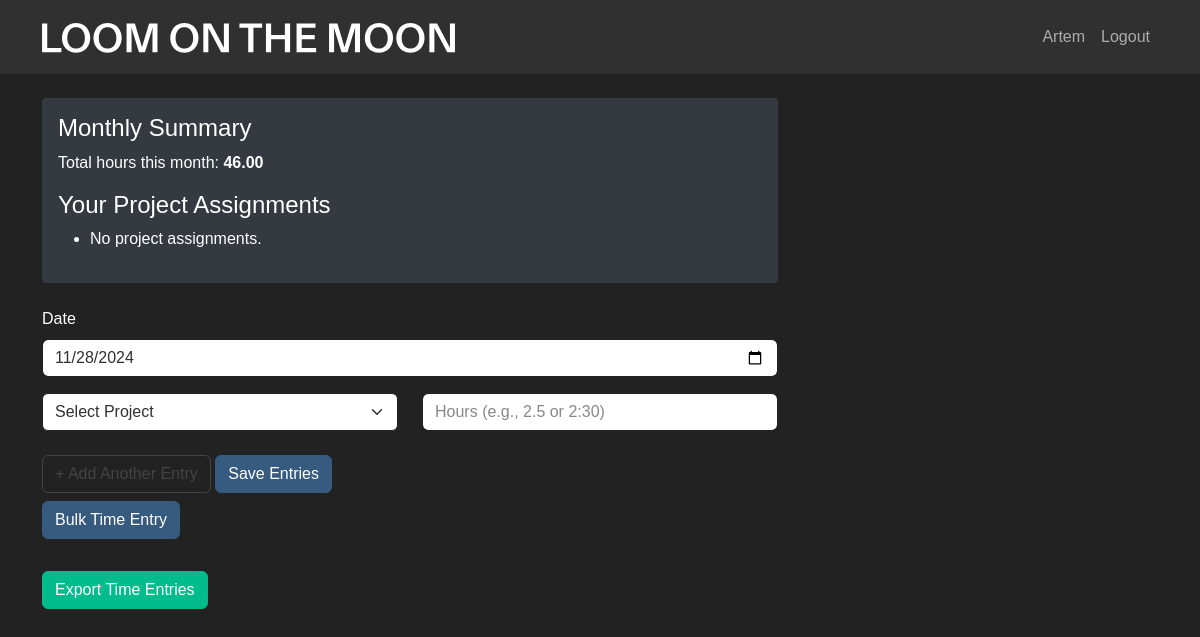
/ (signed in), run on an earlier commit of the app's database.
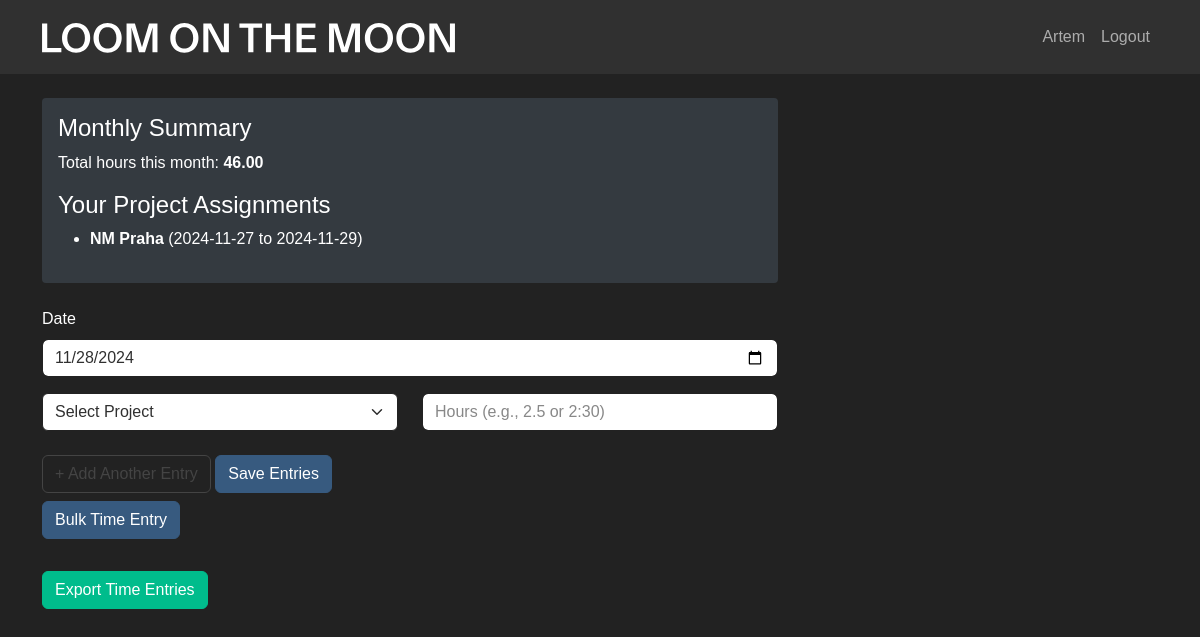
And on a later commit of the database.
### app/models.py (models this page shows)
class User(UserMixin, db.Model):
    id = db.Column(db.Integer, primary_key=True)
    username = db.Column(db.String(80), unique=True, nullable=False)
    password = db.Column(db.String(120), nullable=False)
    is_admin = db.Column(db.Boolean, default=False)
    is_active = db.Column(db.Boolean, default=True)  # New field
    time_entries = db.relationship('TimeEntry', backref='user', lazy=True)

class ProjectAssignment(db.Model):
    __tablename__ = 'project_assignment'
    id = db.Column(db.Integer, primary_key=True)
    user_id = db.Column(db.Integer, db.ForeignKey('user.id'), nullable=False)
    project_id = db.Column(db.Integer, db.ForeignKey('project.id'), nullable=False)
    start_date = db.Column(db.Date, nullable=False)
    end_date = db.Column(db.Date, nullable=False)
    user = db.relationship('User', backref=db.backref('assignments', cascade='all, delete-orphan'))
    project = db.relationship('Project', backref=db.backref('assignments', cascade='all, delete-orphan'))

class Project(db.Model):
    id = db.Column(db.Integer, primary_key=True)
    name = db.Column(db.String(100), unique=True, nullable=False)
    deadline = db.Column(db.Date, nullable=True)
    is_active = db.Column(db.Boolean, default=True)  # New field
    time_entries = db.relationship('TimeEntry', backref='project', lazy=True)

### app/main.py (the view)
@main.route('/')
@login_required
def index():
    if current_user.is_admin:
        projects = Project.query.all()
        users = User.query.all()
    else:
        projects = Project.query.filter_by(is_active=True).all()
        users = None
    current_month_hours = TimeEntry.query \
        .filter(TimeEntry.user_id == current_user.id) \
        .filter(extract('month', TimeEntry.date) == datetime.now().month) \
        .with_entities(func.sum(TimeEntry.hours)) \
        .scalar() or 0
    today = datetime.now().date()
    user_assignments = ProjectAssignment.query\
        .filter_by(user_id=current_user.id)\
        .filter(ProjectAssignment.start_date <= today)\
        .filter(ProjectAssignment.end_date >= today)\
        .all()
    return render_template(
        'index.html',
        projects=projects,
        users=users,
        current_month_hours=current_month_hours,
        user_assignments=user_assignments
    )

### app/__init__.py (called while the page is built)
def create_app():
    app = Flask(__name__)
    app.config['SECRET_KEY'] = 'your-secret-key-here'  # Change this in production
    app.config['SQLALCHEMY_DATABASE_URI'] = 'sqlite:///timetracker.db'
    db.init_app(app)
    login_manager.init_app(app)
    login_manager.login_view = 'auth.login'
    migrate.init_app(app, db)
    from .models import User
    @login_manager.user_loader
    def load_user(user_id):
        return User.query.get(int(user_id))
    from .auth import auth as auth_blueprint
    from .main import main as main_blueprint
    app.register_blueprint(auth_blueprint)
    app.register_blueprint(main_blueprint)
    with app.app_context():
        db.create_all()
    return app

### app/templates/index.html (shortened to what this page needs)
{% extends "base.html" %}
{% block content %}
<div class="row">
    <div class="col-md-8">
        <div class="monthly-summary">
            <h4>Monthly Summary</h4>
            <p>Total hours this month: <strong>{{ "%.2f"|format(current_month_hours) }}</strong></p>
            <h4>Your Project Assignments</h4>
            <ul>
                {% for assignment in user_assignments %}
                <li>
                    <strong>{{ assignment.project.name }}</strong>
                    ({{ assignment.start_date.strftime('%Y-%m-%d') }} to {{ assignment.end_date.strftime('%Y-%m-%d') }})
                </li>
                {% else %}
                <li>No project assignments.</li>
                {% endfor %}
            </ul>
        </div>
        <form id="timeEntryForm">
            <div class="mb-3">
                <label for="entry-date" class="form-label">Date</label>
                <input type="date" class="form-control" id="entry-date" required>
            </div>
            <div id="entries-container">
                <div class="entry-row row">
                    <div class="col-md-6">
                        <select class="form-select project-select" required>
                            <option value="">Select Project</option>
                        </select>
                    </div>
                    <div class="col-md-6">
                        <input type="text" class="form-control hours-input"
                            placeholder="Hours (e.g., 2.5 or 2:30)" required>
                    </div>
                </div>
            </div>
            <button type="button" class="btn btn-outline-secondary add-entry-btn"
                    onclick="addEntryRow()">+ Add Another Entry</button>
            <button type="submit" class="btn btn-primary">Save Entries</button>
        </form>
        <a href="{{ url_for('main.bulk_entry') }}" class="btn btn-primary">Bulk Time Entry</a>
        <div>
            <div class="export-section">
                <button type="button" class="btn btn-success"
                        onclick="showExportModal()">Export Time Entries</button>
            </div>
        </div>
    </div>
</div>
{% endblock %}

### app/templates/base.html (shortened to what this page needs)
<!DOCTYPE html>
<html lang="en">
<head>
    <link rel="stylesheet" href="https://cdn.jsdelivr.net/npm/bootswatch@5.1.3/dist/darkly/bootstrap.min.css">
    <link rel="stylesheet" href="https://cdn.jsdelivr.net/npm/bootstrap-icons@1.7.2/font/bootstrap-icons.css">
</head>
<body>
    <nav class="navbar navbar-expand-lg navbar-dark bg-dark">
        <div class="container">
            <a class="navbar-brand" href="{{ url_for('main.index') }}">
                <img src="{{ url_for('static', filename='assets/loomonthemoon_logo.svg') }}" alt="Logo" height="30">
            </a>
            <div class="navbar-nav ms-auto">
                {% if current_user.is_authenticated %}
                    <span class="nav-item nav-link">{{ current_user.username }}</span>
                    <a class="nav-item nav-link" href="{{ url_for('auth.logout') }}">Logout</a>
                {% endif %}
            </div>
        </div>
    </nav>
    <div class="container mt-4">
        {% block content %}{% endblock %}
    </div>
</body>
</html>

What changed in the data, as far as the page shows it:
now on this page (row edited): ProjectAssignment: project.name "NM Praha", start_date "2024-11-27", end_date "2024-11-29"
Also different on the page:
text no longer shown: "No project assignments."
